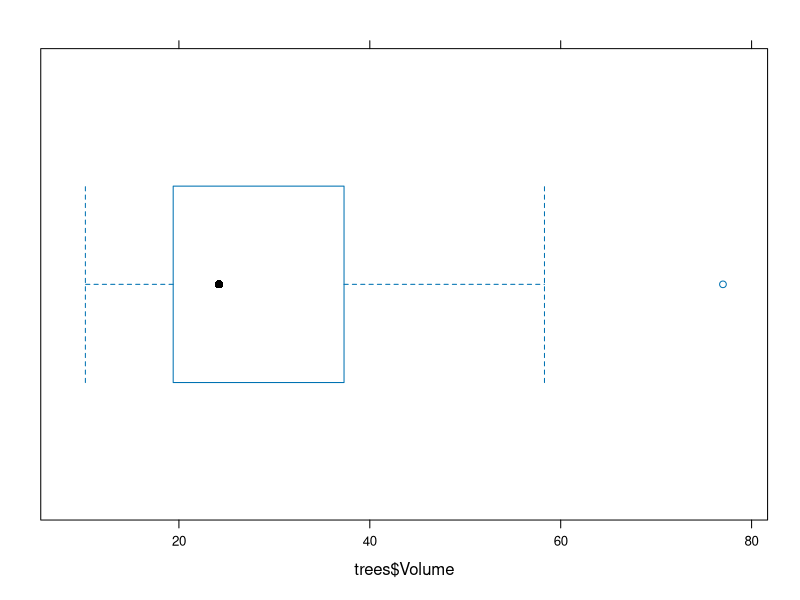
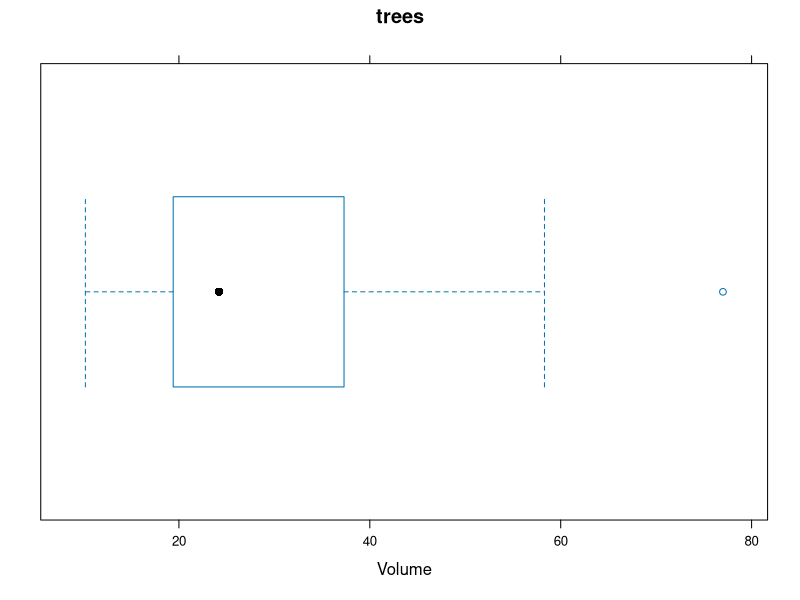
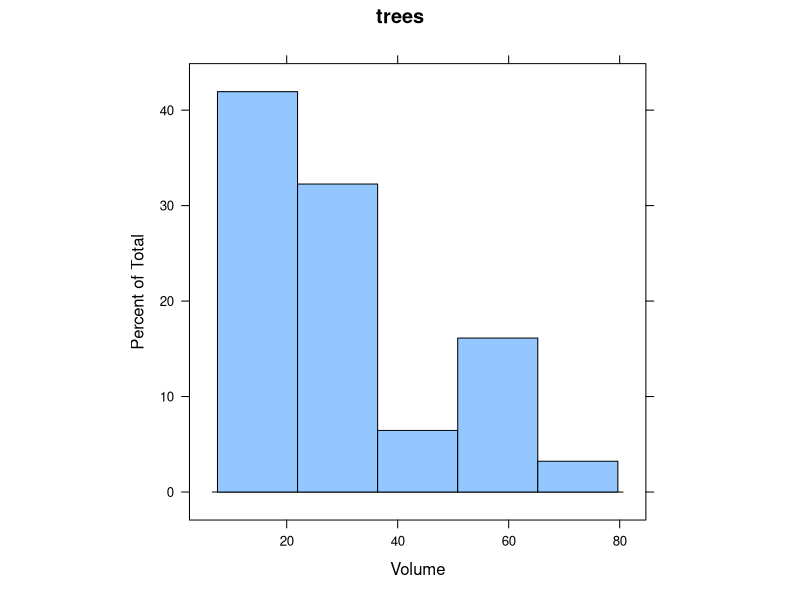
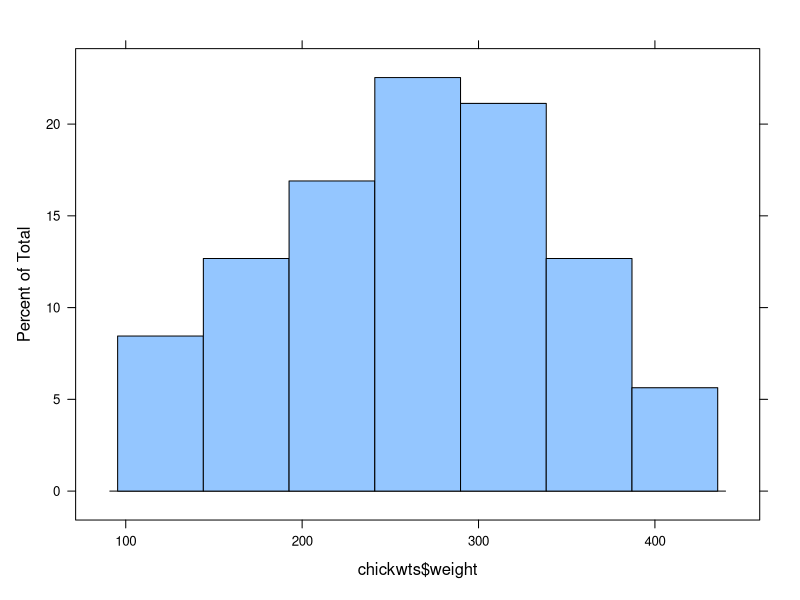
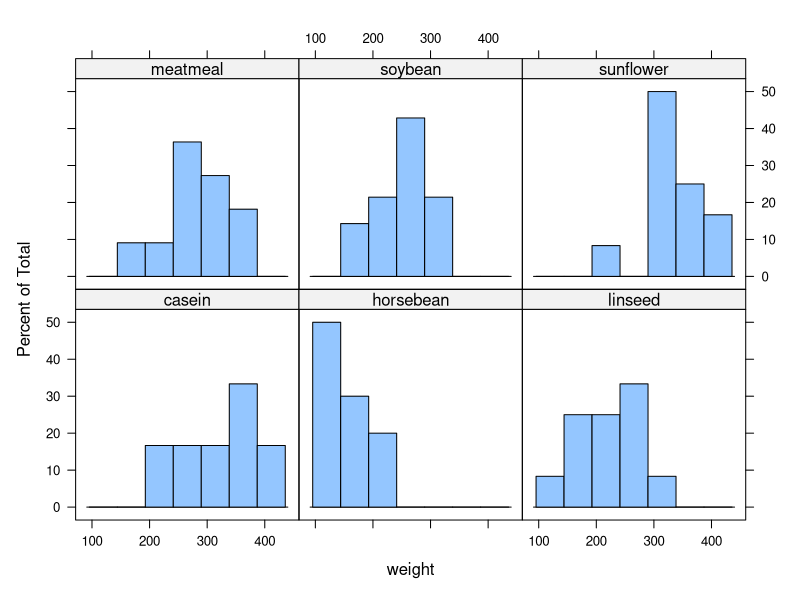
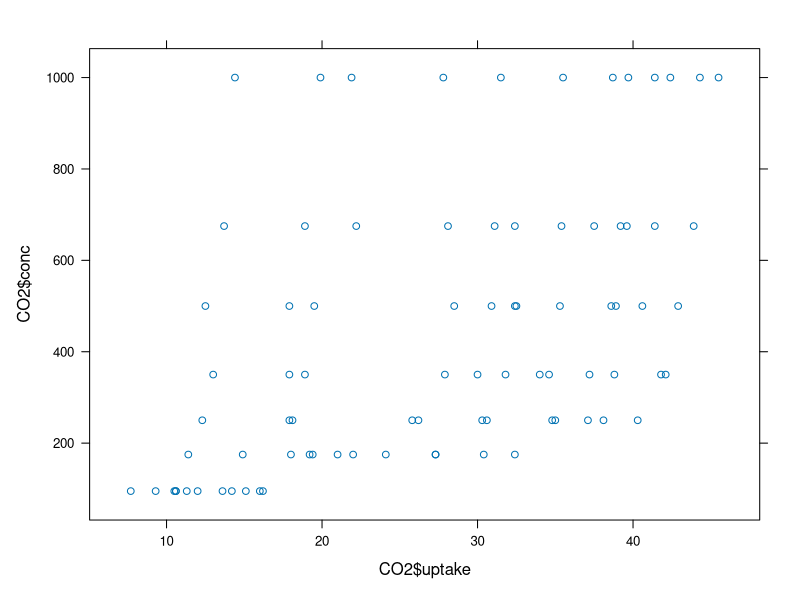
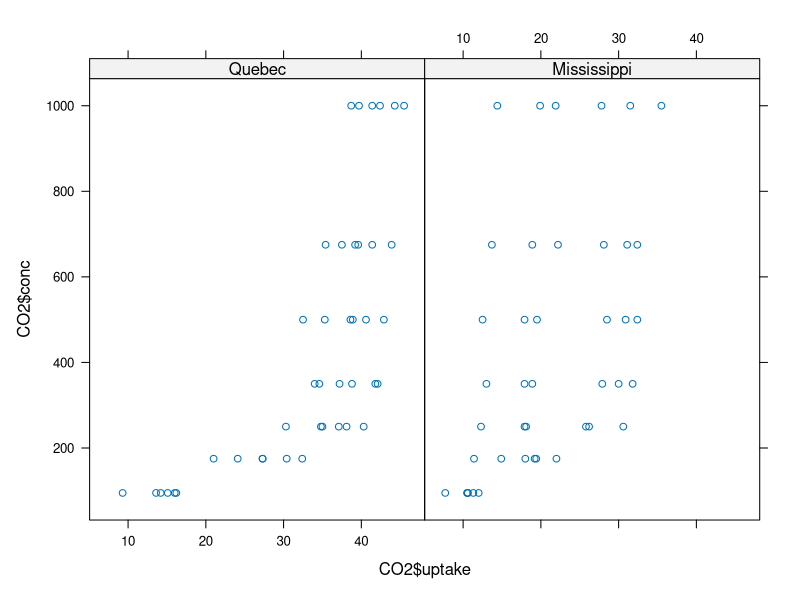
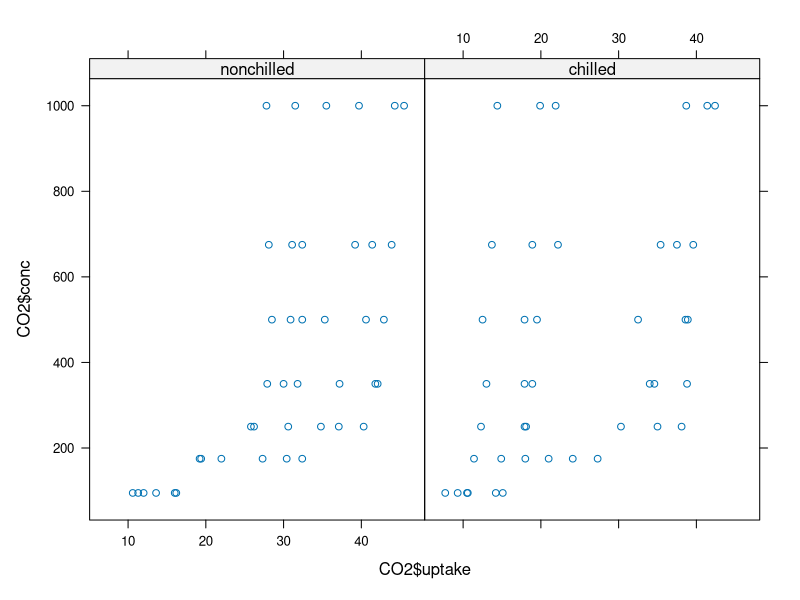

Recreate these plots in R, in order.
## ---- chunk 1
#this package is R native
library(lattice)
## ---- chunk 2
bwplot(trees$Volume)
bwplot(trees$Volume, main="trees",xlab="Volume")
## ---- chunk 3
histogram(trees$Volume, main="trees",xlab="Volume",aspect=1, type = "percent", nint=5 )
## ---- chunk 4
#chicken weight re
chickwts
#histogram
histogram(chickwts$weight)
#data aggregation
aggregate(chickwts$weight, by=list(chickwts$feed), FUN=sum)
#conditional histogram
histogram( ~weight | feed, data=chickwts)
## ---- chunk 5
#CO2, conc: CO2 concentration, uptake: CO2 capture 
CO2
xyplot(CO2$conc ~  CO2$uptake)
#type is the origin
xyplot(CO2$conc ~  CO2$uptake | CO2$Type)
#regrigerado ou não
xyplot(CO2$conc ~  CO2$uptake | CO2$Treatment)
## ---- chunk 6
esoph
dotplot(esoph$alcgp ~ esoph$ncontrols, data=esoph)
dotplot(esoph$alcgp ~ esoph$ncontrols | esoph$tobgp)
## ---- chunk 7
splom(~CO2[4:5] | CO2$Type, CO2)
## ---- chunk 8
densityplot(~CO2$conc | CO2$Treatment, plot.points=FALSE)
densityplot(CO2$conc)
densityplot(~CO2$conc | CO2$Treatment)
densityplot(~CO2$conc | CO2$Treatment, plot.points=FALSE)
## ---- chunk 9
OrchardSprays
cloud(decrease ~  rowpos * colpos, data=OrchardSprays)
cloud(decrease ~  rowpos * colpos, groups=treatment, data=OrchardSprays)
## ---- chunk 10
trees
levelplot(Girth ~ Height * Volume, data=trees)
